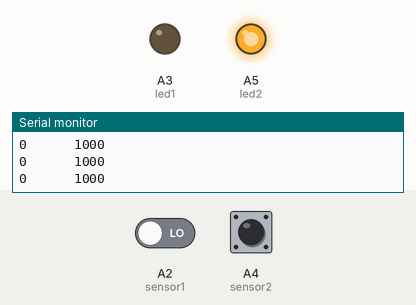
Recording of a sketch running on a simulated Arduino Uno, built with avr-gcc and run on an emulated ATmega328P. On the bench: output pins drawn as LEDs (lit = HIGH), the last lines printed to the serial monitor. Inputs (shaded band) come from the test bench; at power-on: A2 (sensor1) LOW, A4 (sensor2) LOW.

Above: at 1.2 s.
1.3 s: A2 (sensor1) driven HIGH
At 2.8 s:
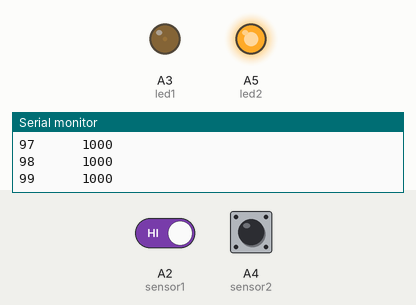
4.3 s: A4 (sensor2) driven HIGH
7.3 s: A2 (sensor1) driven LOW
10.3 s: A2 (sensor1) driven HIGH and A4 (sensor2) driven LOW
At 10.78 s:
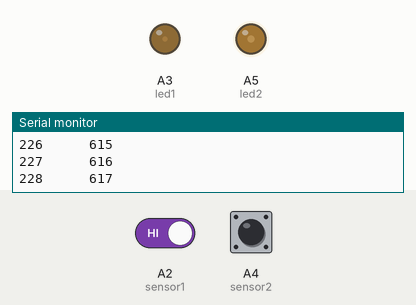
13.3 s: A4 (sensor2) pulsed HIGH 5 times (0.12 s each, 0.3 s apart)
17.8 s: A4 (sensor2) driven HIGH
At 23.45 s:
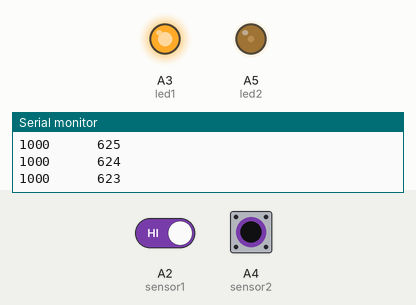
Timing chart, 0 to 23.5 s (numbered marks = the images above; inputs shaded):
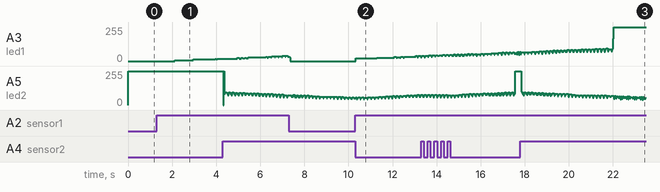

The sketch:

Project_18.1.ino
```cpp
int buttonStateA = 0;//模块1的状态
int buttonStateB = 0;//模块2的状态
int brightnessA = 0;//模块1的亮度
int brightnessB = 1000;//模块2的亮度
int sensor1=A2,sensor2=A4;//模块1传感器接A2，模块2传感器接A4
int led1=A3,led2=A5;//模块1led接A3，模块2led接A5

void PWMA(int val1) //输出模拟值val
{
  for (int i = 1; i <= 5; i = i + 1)
  {
    digitalWrite(led1, HIGH);
    delayMicroseconds(val1);
    digitalWrite(led1, LOW);
    delayMicroseconds(1000 - val1);
  }
}

void PWMB(int val2) //输出模拟值val2
{
  for (int i = 1; i <= 5; i = i + 1)
  {
    digitalWrite(led2, HIGH);
    delayMicroseconds(val2);
    digitalWrite(led2, LOW);
    delayMicroseconds(1000 - val2);
  }
}

void setup()
{
  Serial.begin(9600);//设置波特率为9600
  pinMode(sensor1, INPUT);//传感器1输入模式
  pinMode(led1,OUTPUT);//LED1输出模式
  pinMode(sensor2, INPUT);//传感器2输入模式
  pinMode(led2,OUTPUT);//LED2输出模式
}

void loop()
{
  buttonStateA = digitalRead(sensor1);//读取传感器1的转态
  buttonStateB = digitalRead(sensor2);//读取传感器2的转态
  if (buttonStateA == 1 && brightnessA != 1000) //如果传感器1的转态为1，但亮度不到1000
  {
    brightnessA = brightnessA + 1;//变亮
  }
  else if (buttonStateA == 0 && brightnessA != 0)
  {//如果传感器1的转态为0，但亮度不到0
    brightnessA = brightnessA - 1;//变暗
  }

  if (buttonStateB == 1 && brightnessB != 0)
  {//如果传感器2的转态为1，但亮度不到0
    brightnessB = brightnessB - 1;//变暗
  }
  else if (buttonStateB == 0 && brightnessB != 1000) //如果传感器2的转态为0，但亮度不到1000
  {
    brightnessB = brightnessB + 1;//变亮
  }
  //打印出两个模块的亮度值
  Serial.print(brightnessA);
  Serial.print("      ");
  Serial.println(brightnessB);

  if (brightnessA == 0) //当LED1亮度为0
  {
    digitalWrite(led1, LOW);//熄灭
  }
  else if (brightnessA == 1000) //当LED1亮度为1000
  {
    digitalWrite(led1, HIGH);//最亮
  }
  else if (buttonStateA > 0 && brightnessA < 1000) //否则亮度在中间的话
  {
    PWMA(brightnessA);//输出模拟值
  }
  //下同
  if (brightnessB == 0)
  {
    digitalWrite(led2, LOW);
  }
  else if (brightnessB == 1000)
  {
    digitalWrite(led2, HIGH);
  }
  else if (brightnessB > 0 && brightnessB < 1000)
  {
    PWMB(brightnessB);
  }
}
```

Measured:
- after the input at 1.3 s, A3 (led1): 0/255 → 6/255 after 0.83 s, → 12/255 0.84 s later, → 18/255 1.0 s later
